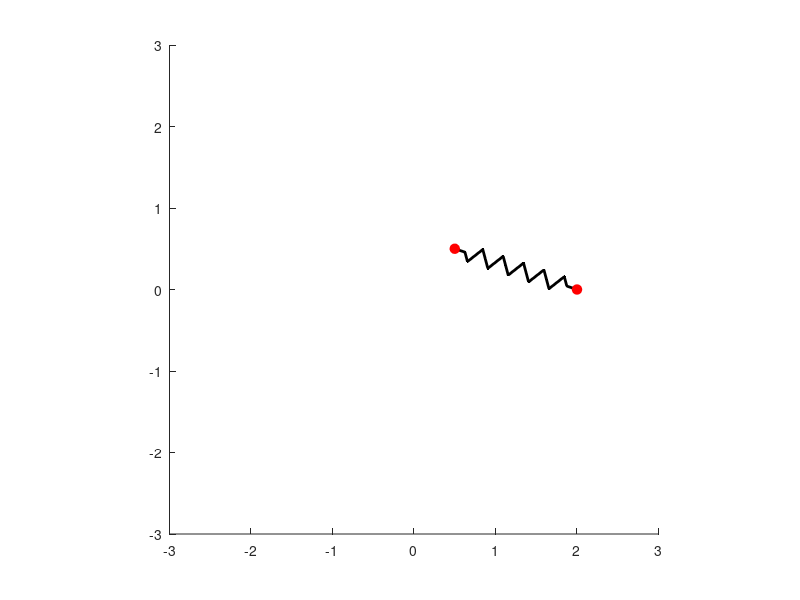

The MATLAB source for this figure:
function spring_plotting_example()
    num_zigs = 5;
    w = .1;
    hold on;
    spring_plot_struct = initialize_spring_plot(num_zigs,w);
    axis equal; axis square;
    axis([-3,3,-3,3]);
    for theta=linspace(0,6*pi,1000)
        P1 = [.5;.5];
        P2 = 2*[cos(theta);sin(theta)];
        update_spring_plot(spring_plot_struct,P1,P2)
        drawnow;
    end
end

%updates spring plotting object so that spring is plotted
%with ends located at points P1 and P2
function update_spring_plot(spring_plot_struct,P1,P2)
    dP = P2-P1;
    R = [dP(1),-dP(2)/norm(dP);dP(2),dP(1)/norm(dP)];
    plot_pts = R*spring_plot_struct.zig_zag;
    set(spring_plot_struct.line_plot,...
    'xdata',plot_pts(1,:)+P1(1),...
    'ydata',plot_pts(2,:)+P1(2));
    set(spring_plot_struct.point_plot,...
    'xdata',[P1(1),P2(1)],...
    'ydata',[P1(2),P2(2)]);
end
%create a struct containing plotting info for a single spring
%INPUTS:
%num_zigs: number of zig zags in spring drawing
%w: width of the spring drawing
function spring_plot_struct = initialize_spring_plot(num_zigs,w)
    spring_plot_struct = struct();
    zig_ending = [.25,.75,1; ...
    -1,1,0];
    zig_zag = zeros(2,3+3*num_zigs);
    zig_zag(:,1) = [-.5;0];
    zig_zag(:,end) = [num_zigs+.5;0];
    for n = 0:(num_zigs-1)
        zig_zag(:,(3+3*n):2+3*(n+1)) = zig_ending + [n,n,n;0,0,0];
    end

    zig_zag(1,:)=(zig_zag(1,:)-zig_zag(1,1))/(zig_zag(1,end)-zig_zag(1,1));
    zig_zag(2,:)=zig_zag(2,:)*w;
    spring_plot_struct.zig_zag = zig_zag;
    spring_plot_struct.line_plot = plot(0,0,'k','linewidth',2);
    spring_plot_struct.point_plot = plot(0,0,'ro','markerfacecolor','r','markersize',7);
end